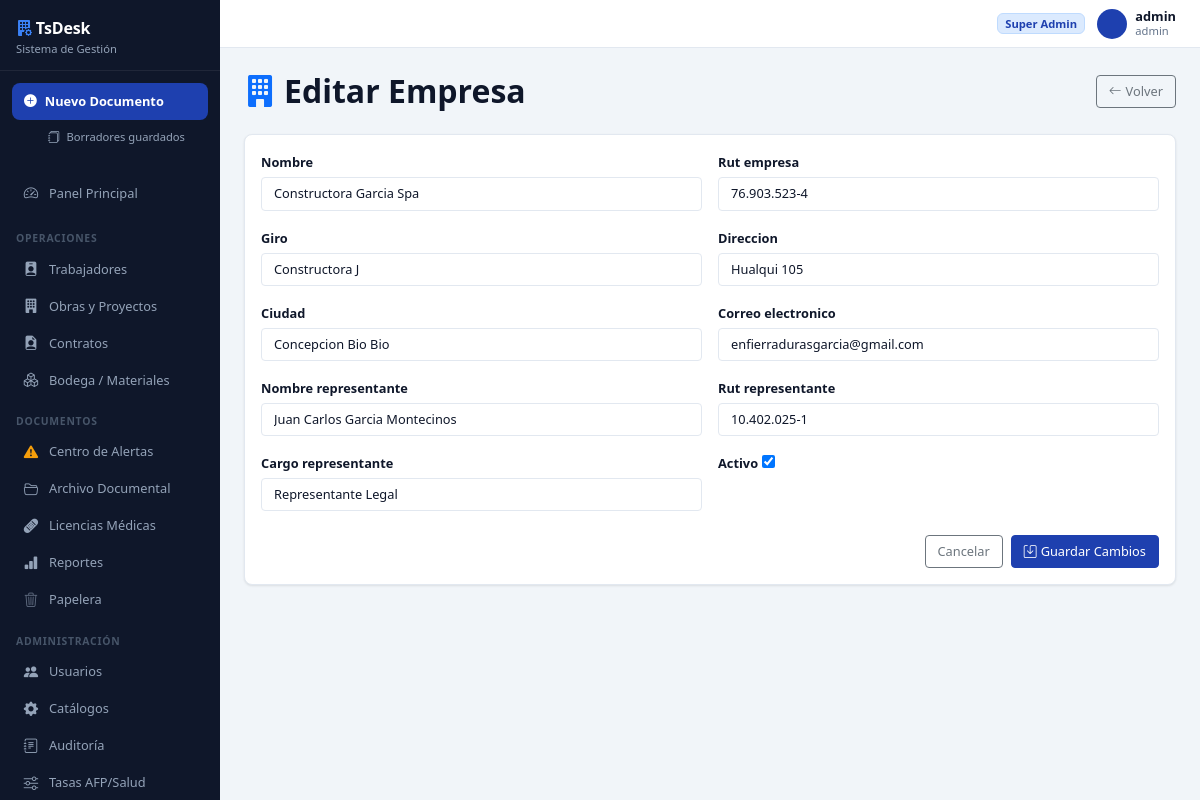
Page /empresas/1/editar/ (signed in) on the committed database.
### core/models.py (models this page shows, shortened)
class ConfigEmpresa(models.Model):
    nombre = models.CharField(max_length=200)
    rut_empresa = models.CharField(max_length=20)
    giro = models.CharField(max_length=100, blank=True, default='Constructora')
    direccion = models.CharField(max_length=200)
    ciudad = models.CharField(max_length=100)
    correo_electronico = models.EmailField(max_length=150, blank=True)
    nombre_representante = models.CharField(max_length=150)
    rut_representante = models.CharField(max_length=20)
    cargo_representante = models.CharField(max_length=100, blank=True, default='Representante Legal')
    activo = models.BooleanField(default=True)
    creado_el = models.DateTimeField(default=timezone.now)
    class Meta:
        verbose_name = 'Empresa'
        verbose_name_plural = 'Empresas'
        ordering = ['nombre']

### core/views/documentos_generados.py (the view)
# urls.py: path('empresas/<int:pk>/editar/', views.empresa_edit, name='empresa_edit'),
@login_required
def empresa_edit(request, pk):
    empresa = get_object_or_404(ConfigEmpresa, pk=pk)
    if request.method == 'POST':
        form = ConfigEmpresaForm(request.POST, instance=empresa)
        if form.is_valid():
            form.save()
            messages.success(request, 'Empresa actualizada.')
            return redirect('empresa_list')
    else:
        form = ConfigEmpresaForm(instance=empresa)
    return render(request, 'documentos_generados/empresa_form.html', {'form': form, 'empresa': empresa})

### templates/documentos_generados/empresa_form.html (shortened to what this page needs)
{% extends 'base.html' %}
{% block content %}
<div class="d-flex justify-content-between align-items-center mb-4">
  <h2 class="fw-bold mb-0"><i class="bi bi-building-fill text-primary me-2"></i>Editar Empresa</h2>
  <a href="{% url 'empresa_list' %}" class="btn btn-outline-secondary"><i class="bi bi-arrow-left me-1"></i>Volver</a>
</div>
<div class="card border-0 shadow-sm">
  <div class="card-body">
    <form method="post">
      <div class="row g-3">
        {% for field in form %}
        <div class="col-md-6">
          <label class="form-label fw-semibold">{{ field.label }}</label>
          {{ field }}
        </div>
        {% endfor %}
      </div>
      <div class="mt-4 d-flex gap-2 justify-content-end">
        <a href="{% url 'empresa_list' %}" class="btn btn-outline-secondary">Cancelar</a>
        <button type="submit" class="btn btn-primary"><i class="bi bi-save me-1"></i>Guardar Cambios</button>
      </div>
    </form>
  </div>
</div>
{% endblock %}

### templates/base.html (shortened to what this page needs)
<!DOCTYPE html>
<html lang="es">
<head>
  <link href="https://cdn.jsdelivr.net/npm/bootstrap@5.3.3/dist/css/bootstrap.min.css" rel="stylesheet">
  <link href="https://cdn.jsdelivr.net/npm/bootstrap-icons@1.11.3/font/bootstrap-icons.css" rel="stylesheet">
  <link rel="stylesheet" href="/static/css/custom-theme.css">
</head>
<body>
{% if user.is_authenticated %}
<div id="layoutWrapper">
  <nav id="sidebarMenu">
    <div class="sidebar-logo">
      <div class="brand-name"><i class="bi bi-building-fill-gear me-1" style="color:#3b82f6"></i>TsDesk</div>
      <div class="brand-sub">Sistema de Gestión</div>
    </div>
    <div class="sidebar-primary-action">
      <a href="{% url 'doc_generado_create' %}"
         class="btn-new-doc {% if request.resolver_match.url_name == 'doc_generado_create' %}active{% endif %}">
        <i class="bi bi-plus-circle-fill"></i>Nuevo Documento
      </a>
      <a href="{% url 'doc_generado_borradores' %}"
         class="sidebar-sub-link mt-1 {% if request.resolver_match.url_name == 'doc_generado_borradores' %}active{% endif %}">
        <i class="bi bi-journals" style="font-size:.75rem"></i>Borradores guardados
      </a>
    </div>
    <ul class="sidebar-nav" style="padding-bottom:.25rem">
      <li>
        <a href="{% url 'dashboard' %}"
           class="{% if request.resolver_match.url_name == 'dashboard' %}active{% endif %}">
          <i class="bi bi-speedometer2 nav-icon"></i>Panel Principal
        </a>
      </li>
    </ul>
    <div class="sidebar-section">
      <span class="sidebar-section-label">Operaciones</span>
    </div>
    <ul class="sidebar-nav">
      <li>
        <a href="{% url 'trabajadores_list' %}"
           class="{% if 'trabajadores' in request.resolver_match.url_name %}active{% endif %}">
          <i class="bi bi-person-badge-fill nav-icon"></i>Trabajadores
        </a>
      </li>
      <li>
        <a href="{% url 'obras_list' %}"
           class="{% if 'obras' in request.resolver_match.url_name or request.resolver_match.url_name == 'obra_detail' or request.resolver_match.url_name == 'obra_ingreso_rapido' %}active{% endif %}">
          <i class="bi bi-building-fill nav-icon"></i>Obras y Proyectos
        </a>
      </li>
      <li>
        <a href="{% url 'contratos_list' %}"
           class="{% if 'contrato' in request.resolver_match.url_name and 'doc' not in request.resolver_match.url_name and 'obra' not in request.resolver_match.url_name %}active{% endif %}">
          <i class="bi bi-file-earmark-person-fill nav-icon"></i>Contratos
        </a>
      </li>
      <li>
        <a href="{% url 'bodega_index' %}"
           class="{% if 'bodega' in request.resolver_match.url_name %}active{% endif %}">
          <i class="bi bi-boxes nav-icon"></i>Bodega / Materiales
        </a>
      </li>
    </ul>
    <div class="sidebar-section">
      <span class="sidebar-section-label">Documentos</span>
    </div>
    <ul class="sidebar-nav">
      <li>
        <a href="{% url 'documentos_pendientes' %}"
           class="{% if request.resolver_match.url_name == 'documentos_pendientes' %}active{% endif %}">
          <i class="bi bi-exclamation-triangle-fill nav-icon" style="color:#f59e0b"></i>Centro de Alertas
        </a>
      </li>
      <li>
        <a href="{% url 'documentos_central' %}"
           class="{% if request.resolver_match.url_name == 'documentos_central' %}active{% endif %}">
          <i class="bi bi-folder2-open nav-icon"></i>Archivo Documental
        </a>
      </li>
      <li>
        <a href="{% url 'licencia_list' %}"
           class="{% if 'licencia' in request.resolver_match.url_name %}active{% endif %}">
          <i class="bi bi-bandaid-fill nav-icon"></i>Licencias Médicas
        </a>
      </li>
      <li>
        <a href="{% url 'reportes_consolidados' %}"
           class="{% if request.resolver_match.url_name == 'reportes_consolidados' %}active{% endif %}">
          <i class="bi bi-bar-chart-fill nav-icon"></i>Reportes
        </a>
      </li>
      <li>
        <a href="{% url 'papelera_documentos' %}"
           class="{% if request.resolver_match.url_name == 'papelera_documentos' %}active{% endif %}">
          <i class="bi bi-trash3 nav-icon" style="opacity:.6"></i>Papelera
        </a>
      </li>
    </ul>
    {% if user.is_superuser %}
    <div class="sidebar-section">
      <span class="sidebar-section-label">Administración</span>
    </div>
    <ul class="sidebar-nav">
      <li>
        <a href="{% url 'admin_usuarios' %}"
           class="{% if request.resolver_match.url_name == 'admin_usuarios' %}active{% endif %}">
          <i class="bi bi-people-fill nav-icon"></i>Usuarios
        </a>
      </li>
      <li>
        <a href="{% url 'admin_catalogos' %}"
           class="{% if request.resolver_match.url_name == 'admin_catalogos' %}active{% endif %}">
          <i class="bi bi-gear-fill nav-icon"></i>Catálogos
        </a>
      </li>
      <li>
        <a href="{% url 'admin_auditoria' %}"
           class="{% if request.resolver_match.url_name == 'admin_auditoria' %}active{% endif %}">
          <i class="bi bi-journal-text nav-icon"></i>Auditoría
        </a>
      </li>
      <li>
        <a href="{% url 'config_remuneraciones_list' %}"
           class="{% if 'config_remuneraciones' in request.resolver_match.url_name %}active{% endif %}">
          <i class="bi bi-sliders nav-icon"></i>Tasas AFP/Salud
        </a>
      </li>
    </ul>
    {% endif %}
  </nav>
  <div id="mainContent">
    <div id="topbar">
      <div class="topbar-user">
        {% if user.is_superuser %}
          <span class="badge badge-pendiente" style="font-size:var(--text-xs)">Super Admin</span>
        {% else %}
          <span class="badge badge-vigente" style="font-size:var(--text-xs)">Secretaria</span>
        {% endif %}
        <a href="{% url 'perfil_editar' %}" class="text-decoration-none d-flex align-items-center gap-2" title="Mi perfil">
          <div style="width:30px;height:30px;border-radius:50%;background:var(--c-primary);color:#fff;display:flex;align-items:center;justify-content:center;font-size:.72rem;font-weight:700;flex-shrink:0">
          </div>
          <div style="line-height:1.2">
            <div style="font-size:var(--text-sm);font-weight:600;color:var(--c-text)">{{ user.get_full_name|default:user.username }}</div>
            <div style="font-size:var(--text-xs);color:var(--c-muted)">{{ user.username }}</div>
          </div>
        </a>
      </div>
    </div>
    <div id="pageContent">
      {% block content %}{% endblock %}
    </div>
  </div>
</div>
{% else %}
{% block content_auth %}{% endblock %}
{% endif %}
</body>
</html>

### rows in the picture
ConfigEmpresa: form "Constructora Garcia Spa" "76.903.523-4" "Constructora J" "Hualqui 105" "Concepcion Bio Bio" "enfierradurasgarcia@gmail.com" "Juan Carlos Garcia Montecinos" "10.402.025-1" "Representante Legal" "☑"

### other values in the picture
{{ user.get_full_name|default:user.username }} "admin"
{{ user.username }} "admin"
{{ field.label }} "Nombre" "Rut empresa" "Giro" "Direccion" "Ciudad" "Correo electronico" "Nombre representante" "Rut representante" "Cargo representante" "Activo"
